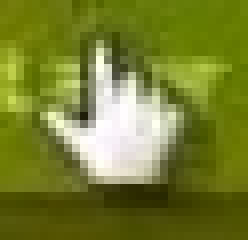
#> input picture proj1_cse573/task3_bonus/t1.jpg, 31 x 30 px (shown 8 times larger)
$ python Bonus.py
#> lines starting #> are read from the running program, lines starting #| are printed output that depends on the picture
#!/usr/bin/env python3
# -*- coding: utf-8 -*-
"""
Created on Sat Oct  6 20:28:52 2018

@author: pratik
"""

import cv2
import numpy as np
import imutils
from functions import matchTemplate
import glob, os

template = cv2.imread('./proj1_cse573/task3_bonus/t1.jpg')
#> template is the input picture: shape (30, 31, 3); mean B, G, R 47.5, 127.6, 118.9
template = cv2.cvtColor(template,cv2.COLOR_BGR2GRAY)
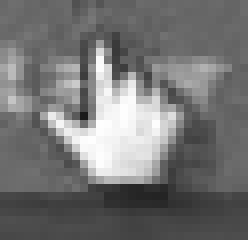
#> template: shape (30, 31) (shown 8 times larger); min 27, max 254, mean 115.9
for file in glob.glob("./proj1_cse573/task3_bonus/t1_*.jpg"):
    img = cv2.imread(file)
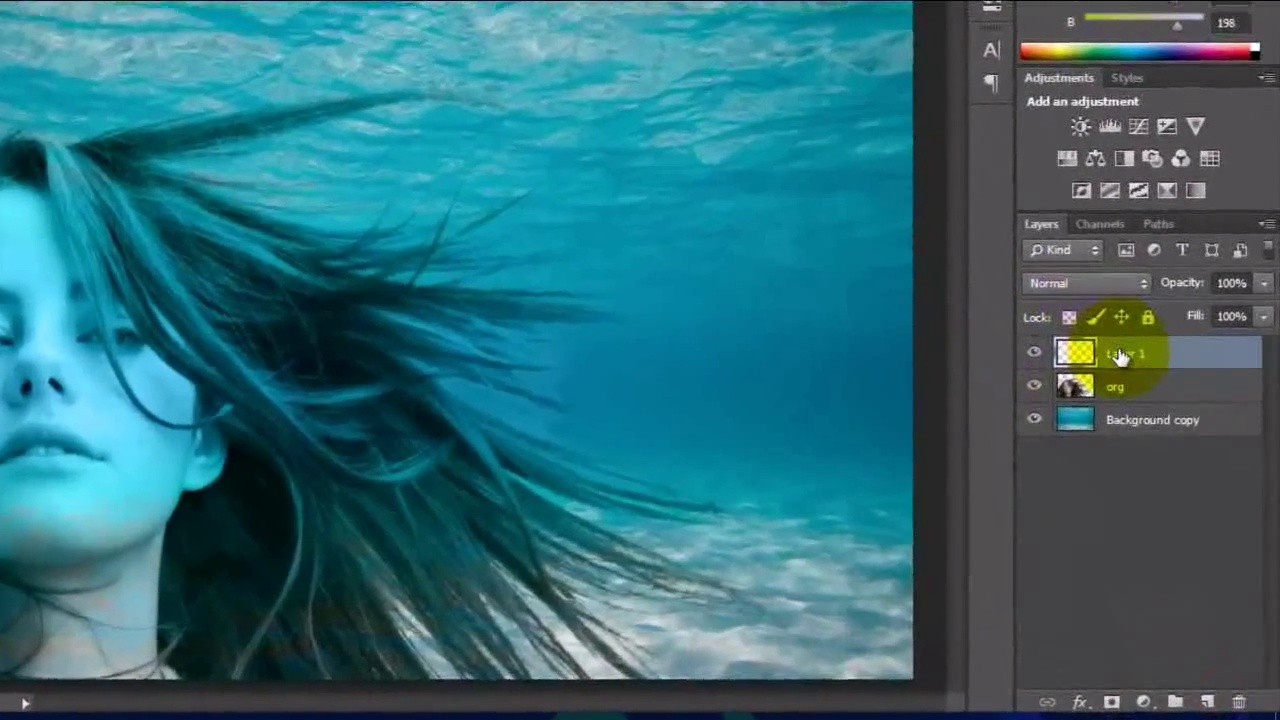
#> input picture proj1_cse573/task3_bonus/t1_1.jpg, 1280 x 720 px
#> img is the input picture: shape (720, 1280, 3); mean B, G, R 119.2, 108, 47.2
    gray= cv2.cvtColor(img,cv2.COLOR_BGR2GRAY)
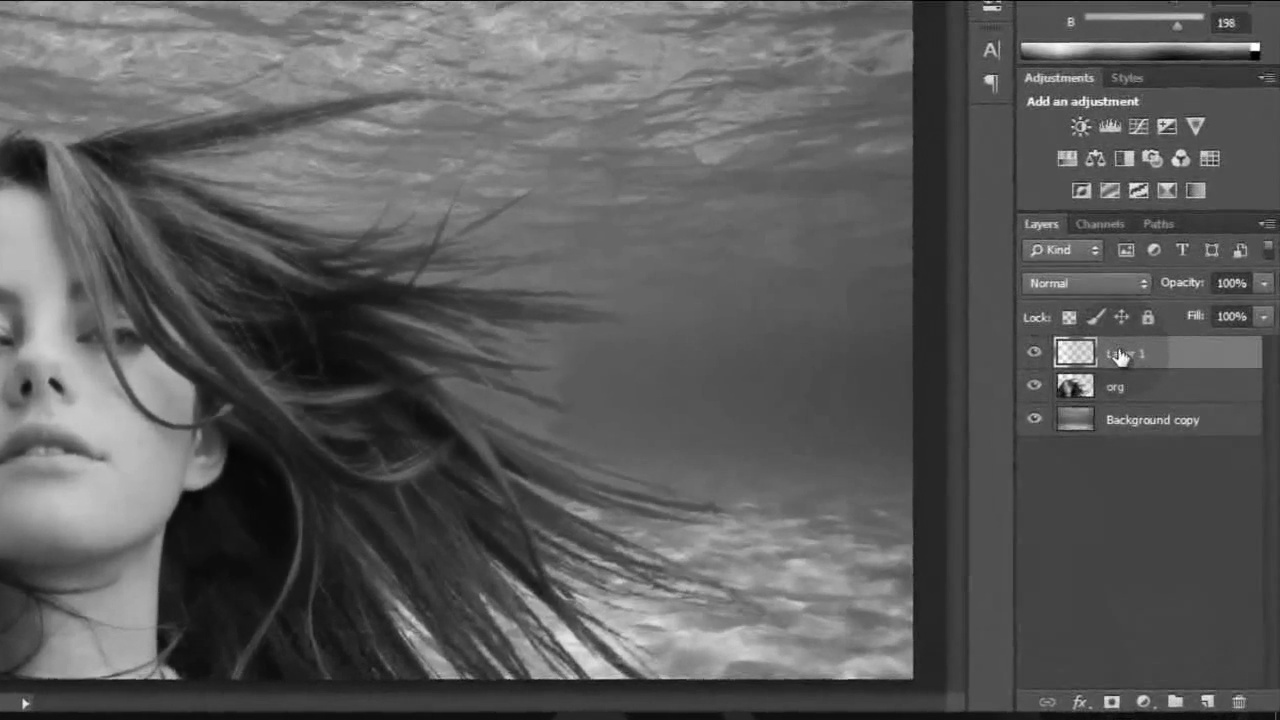
#> gray: shape (720, 1280); min 0, max 255, mean 91.1
#> (the run stopped early here; a loop or call above may not have finished)
